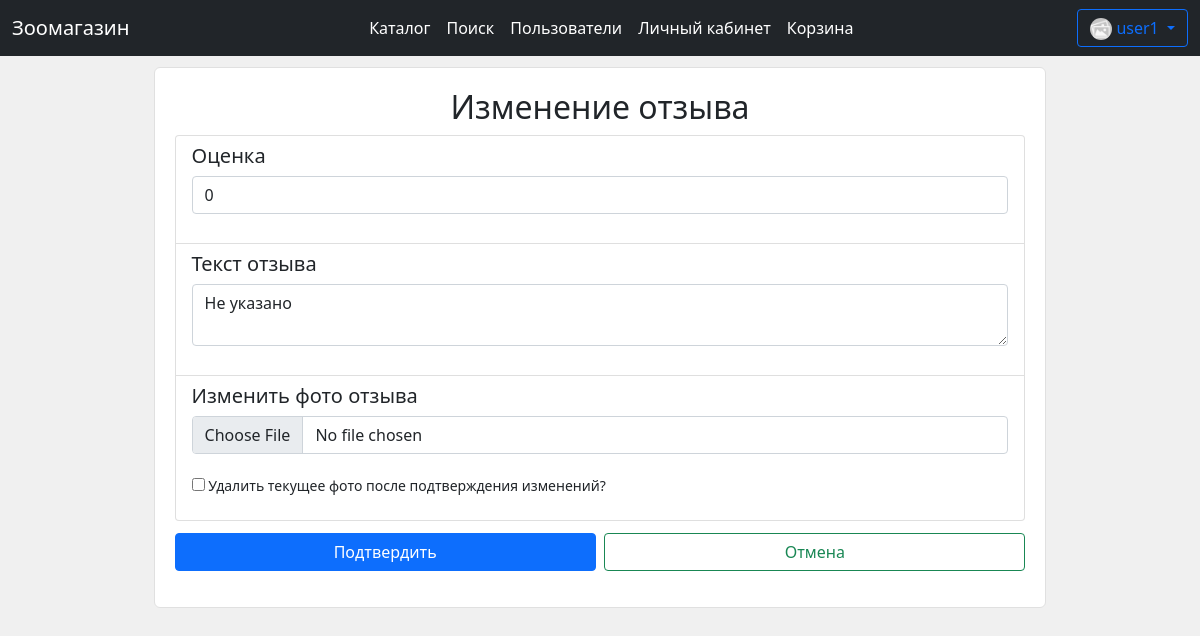
/edit_review/1 (signed in), run on the app's committed database.
### data/user.py (models this page shows, shortened)
class User(SqlAlchemyBase, UserMixin, SerializerMixin):
    __tablename__ = 'users'
    id = sqlalchemy.Column(
        sqlalchemy.Integer, autoincrement=True,
        primary_key=True, nullable=False)
    name = sqlalchemy.Column(sqlalchemy.String, nullable=False)
    email = sqlalchemy.Column(
        sqlalchemy.String, index=True, unique=True, nullable=True)
    hashed_password = sqlalchemy.Column(
        sqlalchemy.String, nullable=False)
    role_id = sqlalchemy.Column(
        sqlalchemy.Integer, sqlalchemy.ForeignKey('roles.id'), default=2)
    balance = sqlalchemy.Column(sqlalchemy.Integer, default=0)
    about = sqlalchemy.Column(sqlalchemy.String, default="Это описание профиля пользователя. Здесь можно указать интересы и другую информацию.")
    profile_img_path = sqlalchemy.Column(sqlalchemy.String, default=os.path.join('static', 'imgs', 'noimg.jpg'))
    time = sqlalchemy.Column(sqlalchemy.DateTime, default=datetime.now)
    role = orm.relation('Role')

### data/review.py (models this page shows)
class Review(SqlAlchemyBase, SerializerMixin):
    __tablename__ = 'reviews'
    id = sqlalchemy.Column(
        sqlalchemy.Integer, autoincrement=True,
        primary_key=True, nullable=False)
    user_id = sqlalchemy.Column(
        sqlalchemy.Integer, sqlalchemy.ForeignKey('users.id'), nullable=False)
    product_id = sqlalchemy.Column(
        sqlalchemy.Integer, sqlalchemy.ForeignKey('products.id'), nullable=False)
    time = sqlalchemy.Column(sqlalchemy.DateTime, default=datetime.now)
    last_edit_time = sqlalchemy.Column(sqlalchemy.DateTime, default=datetime.now)
    score = sqlalchemy.Column(sqlalchemy.Integer, default=0)
    about = sqlalchemy.Column(sqlalchemy.String, default="Не указано")
    profile_img_path = sqlalchemy.Column(sqlalchemy.String, default='')
    user = orm.relation('User')
    category = orm.relation('Product')

### main.py (the view, shortened to what this page needs)
@app.route("/edit_review/<int:review_id>", methods=['GET', 'POST'])
def edit_review(review_id):
    if not current_user.is_authenticated:
        return redirect("/register")
    session = db_session.create_session()
    review = session.query(Review).filter(Review.id == review_id).first()
    if not review:
        abort(404)
    if current_user.id != review.user_id:
        abort(403)
    form = ReviewForm()
    if request.method == "GET":
        form.score.data = review.score
        form.about.data = review.about
        return render_template('review_edit.html', review=review, form=form)

### forms/reviewform.py
class ReviewForm(FlaskForm):
    profile_img = FileField(
        'Изменить фото отзыва', validators=[
            FileAllowed(['jpg', 'png'])])
    delete_img = BooleanField('Удалить текущее фото после подтверждения изменений?')
    about = TextAreaField('Текст отзыва')
    score = SelectField(u'Оценка', choices=[
        (str(i), str(i)) for i in range(0, 6)])
    submit = SubmitField('Подтвердить')

### data/db_session.py (called while the page is built)
def create_session() -> Session:
    global __factory
    return __factory()

### main.py (called while the page is built)
@login_manager.user_loader
def load_user(user_id):
    session = db_session.create_session()
    return session.query(User).get(user_id)

### templates/review_edit.html (shortened to what this page needs)
{% extends "base.html" %}
{% block content %}
<div style="margin: 10%;margin-top: 1%;padding: 20px;font-size: 14px;background-color: #fff;border: 1px solid #e0e0e0;border-radius: 6px 6px 6px 6px;">
    <h2 style="text-align: center;">Изменение отзыва</h2>
    <form action="" method="POST" enctype="multipart/form-data">
        <ul class="list-group">
            <li class="list-group-item">
                <h5>{{ form.score.label }}</h5>
                {{ form.score(class="form-control") }}<br>
            </li>
            <li class="list-group-item">
                <h5>{{ form.about.label }}</h5>
                {{ form.about(class="form-control") }}<br>
            </li>
            <li class="list-group-item">
                <h5>{{ form.profile_img.label }}</h5>
                {{ form.profile_img(class="form-control") }}<br>
                <p>{{ form.delete_img() }} {{ form.delete_img.label }}</p>
            </li>
        </ul>
        <p>{{ form.submit(type="submit", class="btn btn-primary", style="width: 49.5%; margin-top: 1.5%; float: left;") }}
        <a class="btn btn-outline-success" href="/product/{{ review.product_id }}" style="width: 49.5%; margin-top: 1.5%; margin-left: 1%;">Отмена</a></p>
    </form>
</div>
{% endblock %}

### templates/base.html (shortened to what this page needs)
<!DOCTYPE html>
<html>
<head>
    <link href="https://cdn.jsdelivr.net/npm/bootstrap@5.0.0-beta1/dist/css/bootstrap.min.css"
          rel="stylesheet"
>
    {% set base_title = "Зоомагазин" %}
</head>
<body>
    <header>
        <nav class="navbar navbar-expand-lg navbar-dark bg-dark">
            <div class="container-fluid">
                <a class="navbar-brand" href="/">{{ base_title }}</a>
                <div class="collapse navbar-collapse" id="navbarSupportedContent">
                    <ul class="navbar-nav me-auto my-2 my-lg-0 navbar-nav-scroll" style="margin-left: auto;margin-right: auto;--bs-scroll-height: 100px;">
                      <li class="nav-item">
                        <a class="nav-link active" aria-current="page" href="/">Каталог</a>
                      </li>
                      <li class="nav-item">
                        <a class="nav-link active" href="/search_products">Поиск</a>
                      </li>
                      <li class="nav-item">
                        <a class="nav-link active" href="/search_users">Пользователи</a>
                      </li>
                      <li class="nav-item">
                        <a class="nav-link active" href="/user_page">Личный кабинет</a>
                      </li>
                      <li class="nav-item">
                        <a class="nav-link active" href="/to_card">Корзина</a>
                      </li>
                    </ul>
                    <form class="d-flex">
                        {% if current_user.is_authenticated %}
                        <div class="btn-group"><div>
                            <button type="button" class="btn btn-outline-primary dropdown-toggle" data-bs-toggle="dropdown" data-bs-display="static" aria-expanded="false">
                              <img src="/{{ current_user.profile_img_path }}" width="22" height="22" style="border-radius: 100px;" onerror="this.src='/static/imgs/noimg.jpg'; this.alt='noimg.jpg';">
                              {{ current_user.name }}
                            </button>
                        </div></div>
                        {% else %}
                        <div>
                            <a class="btn btn-outline-info" href="/register">Регистрация</a>
                            <a class="btn btn-outline-warning" href="/login">Войти</a>
                        </div>
                        {% endif %}
                    </form>
                </div>
            </div>
        </nav>
    </header>
    <main role="main" class="container">
        {% block content %}{% endblock %}
    </main>
</body>
</html>

### templates/base.html (style rules this page uses)
body { background-color: #f0f0f0; }

### data on the page
User: name "user1"
Review: score "0", about "Не указано"

### other printed values
{{ base_title }} "Зоомагазин"
